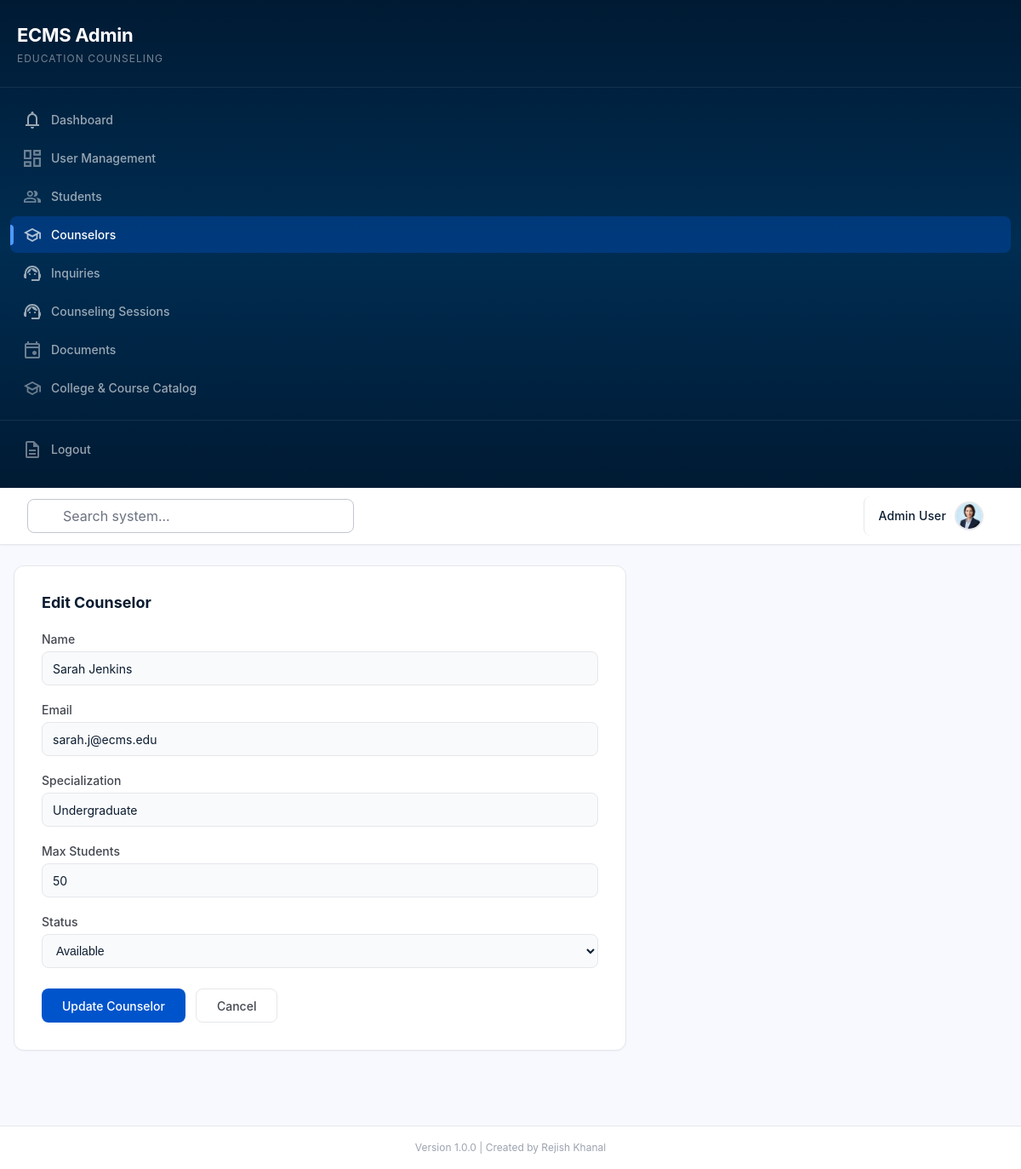
Page /admin/counselors/1/edit (signed in) on the committed database.
### tables this page shows
CREATE TABLE IF NOT EXISTS counselors (
    id INT AUTO_INCREMENT PRIMARY KEY,
    name VARCHAR(255) NOT NULL,
    email VARCHAR(255) UNIQUE NOT NULL,
    specialization VARCHAR(100),
    max_students INT DEFAULT 50,
    status ENUM('available', 'unavailable') DEFAULT 'available',
    created_at TIMESTAMP DEFAULT CURRENT_TIMESTAMP
);

### backend/controllers/CounselorController.php (called while the page is built, shortened)
<?php
require_once MODEL_PATH . '/Counselor.php';
class CounselorController extends Controller {
    private $counselorModel;
    public function __construct() {
        $this->counselorModel = new Counselor();
    }
    public function edit($id) {
        $counselor = $this->counselorModel->getById($id);
        $this->view('admin/counselors/edit', [
            'pageTitle' => 'Edit Counselor',
            'pageDescription' => 'Update counselor profile.',
            'currentPage' => 'counselors',
            'counselor' => $counselor,
        ]);
    }
}

### backend/core/Router.php (called while the page is built, shortened)
<?php
class Router {
    private $routes = [];
    public function get($path, $handler) {
        $this->routes['GET'][$path] = $handler;
        return $this;
    }
    public function post($path, $handler) {
        $this->routes['POST'][$path] = $handler;
        return $this;
    }
    public function dispatch() {
        $method = $_SERVER['REQUEST_METHOD'];
        $uri = parse_url($_SERVER['REQUEST_URI'], PHP_URL_PATH);
        $uri = rtrim($uri, '/') ?: '/';
        if (isset($this->routes[$method])) {
            foreach ($this->routes[$method] as $route => $handler) {
                $pattern = $this->convertToRegex($route);
                if (preg_match($pattern, $uri, $matches)) {
                    $params = array_filter($matches, 'is_string', ARRAY_FILTER_USE_KEY);
                    return $this->callHandler($handler, $params);
                }
            }
        }
    }
    private function convertToRegex($route) {
        $pattern = preg_replace('/\{([a-zA-Z_]+)\}/', '(?P<$1>[^/]+)', $route);
        return '#^' . $pattern . '$#';
    }
    private function callHandler($handler, $params) {
        if (is_array($handler)) {
            $controller = new $handler[0]();
            $method = $handler[1];
            return call_user_func_array([$controller, $method], $params);
        }
    }
}

### index.php (called while the page is built, shortened)
<?php
require_once BACKEND_PATH . '/core/Router.php';
require_once BACKEND_PATH . '/core/helpers.php';
require_once BACKEND_PATH . '/config/database.php';
require_once CONTROLLER_PATH . '/DashboardController.php';
require_once CONTROLLER_PATH . '/CounselorController.php';
$router = new Router();
$router->get('/', function() {
    redirect(url('/login'));
});
$router->get('/login', function() {
    if (isLoggedIn()) {
        redirectToDashboard();
    }
    require VIEW_PATH . '/auth/login.php';
});
$router->post('/login', function() {
    if (!verify_csrf()) {
        $_SESSION['error'] = 'Invalid session token. Please try again.';
        redirect(url('/login'));
    }
    $email = trim($_POST['email'] ?? '');
    $password = $_POST['password'] ?? '';
    $remember = !empty($_POST['remember']);
    $errors = [];
    if ($email === '') {
        $errors[] = 'Email address is required.';
    } elseif (!filter_var($email, FILTER_VALIDATE_EMAIL)) {
        $errors[] = 'Please enter a valid email address.';
    }
    if ($password === '') {
        $errors[] = 'Password is required.';
    }
    if ($errors) {
        $_SESSION['error'] = implode(' ', $errors);
        $_SESSION['old'] = ['email' => $email];
        redirect(url('/login'));
    }
    $db = getDB();
    $stmt = $db->prepare("SELECT * FROM users WHERE email = ? LIMIT 1");
    $stmt->execute([$email]);
    $user = $stmt->fetch();
    if (!$user || !password_verify($password, $user['password'])) {
        $_SESSION['error'] = 'Invalid email or password.';
        redirect(url('/login'));
    }
    if ($user['status'] !== 'active') {
        $_SESSION['error'] = 'Your account has been deactivated. Please contact an administrator.';
        redirect(url('/login'));
    }
    session_regenerate_id(true);
    $authUser = $user;
    unset($authUser['password']);
    $_SESSION['user_id'] = $user['id'];
    $_SESSION['user'] = $authUser;
    unset($_SESSION['old']);
    if ($remember) {
        setRememberCookie($user);
    }
    redirectToDashboard($user['role']);
});
$router->get('/logout', function() {
    clearRememberCookie();
    session_destroy();
    redirect(url('/login'));
});
$router->get('/register', function() {
    require VIEW_PATH . '/auth/student-registration.php';
});
$router->get('/admin/dashboard', ['DashboardController', 'index']);
$router->get('/student/dashboard', ['StudentController', 'dashboard']);
$router->get('/student/sessions', ['StudentController', 'sessions']);
$router->get('/student/documents', ['StudentController', 'documents']);
$router->post('/student/documents/{id}/submit', ['StudentController', 'submitDocument']);
$router->get('/student/inquiries', ['StudentController', 'inquiries']);
$router->post('/student/inquiries/store', ['StudentController', 'storeInquiry']);
$router->get('/student/profile', ['StudentController', 'profile']);
$router->post('/student/profile/update', ['StudentController', 'updateProfile']);
$router->get('/counselor/dashboard', ['CounselorController', 'dashboard']);
$router->get('/counselor/documents', ['CounselorController', 'documents']);
$router->get('/counselor/documents/assign', ['CounselorController', 'assignCreate']);
$router->post('/counselor/documents/assign/store', ['CounselorController', 'assignStore']);
$router->get('/admin/profile', ['DashboardController', 'profile']);
$router->post('/admin/profile/update', ['DashboardController', 'updateProfile']);
$router->get('/admin/students', ['StudentController', 'index']);
$router->get('/admin/students/create', ['StudentController', 'create']);
$router->post('/admin/students/store', ['StudentController', 'store']);
$router->get('/admin/students/{id}', ['StudentController', 'show']);
$router->get('/admin/students/{id}/edit', ['StudentController', 'edit']);
$router->post('/admin/students/{id}/update', ['StudentController', 'update']);
$router->post('/admin/students/{id}/delete', ['StudentController', 'destroy']);
$router->get('/admin/counselors', ['CounselorController', 'index']);
$router->get('/admin/counselors/create', ['CounselorController', 'create']);
$router->post('/admin/counselors/store', ['CounselorController', 'store']);
$router->get('/admin/counselors/{id}', ['CounselorController', 'show']);
$router->get('/admin/counselors/{id}/edit', ['CounselorController', 'edit']);
$router->post('/admin/counselors/{id}/update', ['CounselorController', 'update']);
$router->post('/admin/counselors/{id}/delete', ['CounselorController', 'destroy']);
$router->get('/admin/sessions', ['SessionController', 'index']);
$router->get('/admin/sessions/create', ['SessionController', 'create']);
$router->post('/admin/sessions/store', ['SessionController', 'store']);
$router->get('/admin/sessions/{id}', ['SessionController', 'show']);
$router->get('/admin/sessions/{id}/edit', ['SessionController', 'edit']);
$router->post('/admin/sessions/{id}/update', ['SessionController', 'update']);
$router->post('/admin/sessions/{id}/delete', ['SessionController', 'destroy']);
$router->get('/admin/documents', ['DocumentController', 'index']);
$router->get('/admin/documents/review-queue', ['DocumentController', 'reviewQueue']);
$router->post('/admin/documents/{id}/review', ['DocumentController', 'review']);
$router->get('/admin/documents/student/{student_id}', ['DocumentController', 'studentDocs']);
$router->get('/admin/documents/create', ['DocumentController', 'create']);
$router->post('/admin/documents/store', ['DocumentController', 'store']);
$router->get('/admin/documents/assign', ['DocumentController', 'assignCreate']);
$router->post('/admin/documents/assign/store', ['DocumentController', 'assignStore']);
$router->get('/admin/documents/{id}', ['DocumentController', 'show']);
$router->get('/admin/documents/{id}/edit', ['DocumentController', 'edit']);
$router->post('/admin/documents/{id}/update', ['DocumentController', 'update']);
$router->post('/admin/documents/{id}/delete', ['DocumentController', 'destroy']);
$router->get('/admin/inquiries', ['InquiryController', 'index']);
$router->get('/admin/inquiries/{id}', ['InquiryController', 'show']);
$router->post('/admin/inquiries/{id}/assign', ['InquiryController', 'assign']);
$router->post('/admin/inquiries/{id}/auto-assign', ['InquiryController', 'autoAssign']);
$router->post('/admin/inquiries/{id}/delete', ['InquiryController', 'destroy']);
$router->get('/admin/catalog', ['CatalogController', 'index']);
$router->get('/admin/catalog/college/create', ['CatalogController', 'collegeCreate']);
$router->post('/admin/catalog/college/store', ['CatalogController', 'collegeStore']);
$router->get('/admin/catalog/college/{id}/edit', ['CatalogController', 'collegeEdit']);
$router->post('/admin/catalog/college/{id}/update', ['CatalogController', 'collegeUpdate']);
$router->post('/admin/catalog/college/{id}/delete', ['CatalogController', 'collegeDelete']);
$router->get('/admin/catalog/course/create', ['CatalogController', 'courseCreate']);
$router->post('/admin/catalog/course/store', ['CatalogController', 'courseStore']);
$router->get('/admin/catalog/course/{id}/edit', ['CatalogController', 'courseEdit']);
$router->post('/admin/catalog/course/{id}/update', ['CatalogController', 'courseUpdate']);
$router->post('/admin/catalog/course/{id}/delete', ['CatalogController', 'courseDelete']);
$router->get('/admin/users', ['UserController', 'index']);
$router->get('/admin/users/create', ['UserController', 'create']);
$router->post('/admin/users/store', ['UserController', 'store']);
$router->get('/admin/users/{id}', ['UserController', 'show']);
$router->get('/admin/users/{id}/edit', ['UserController', 'edit']);
$router->post('/admin/users/{id}/update', ['UserController', 'update']);
$router->post('/admin/users/{id}/delete', ['UserController', 'destroy']);
$router->notFound(function() {
    http_response_code(404);
    require VIEW_PATH . '/errors/404.php';
});
$router->dispatch();

### backend/config/database.php (called while the page is built, shortened)
<?php
class Database {
    private static $instance = null;
    private $connection;
    private function __construct() {
        $this->host = getenv('DB_HOST');
        $this->port = getenv('DB_PORT');
        $this->dbname = getenv('DB_DATABASE');
        $this->username = getenv('DB_USERNAME');
        $this->password = getenv('DB_PASSWORD');
        try {
            $dsn = "mysql:host={$this->host};port={$this->port};dbname={$this->dbname};charset=utf8mb4";
            $this->connection = new PDO($dsn, $this->username, $this->password, [
                PDO::ATTR_ERRMODE => PDO::ERRMODE_EXCEPTION,
                PDO::ATTR_DEFAULT_FETCH_MODE => PDO::FETCH_ASSOC,
                PDO::ATTR_EMULATE_PREPARES => false
            ]);
        } catch (PDOException $e) {
            die("Database connection failed: " . $e->getMessage());
        }
    }
    public static function getInstance() {
        if (self::$instance === null) {
            self::$instance = new self();
        }
        return self::$instance;
    }
    public function getConnection() {
        return $this->connection;
    }
}
function getDB() {
    return Database::getInstance()->getConnection();
}

### backend/models/Counselor.php (called while the page is built, shortened)
<?php
class Counselor {
    private $db;
    private $table = 'counselors';
    public function __construct() {
        $this->db = getDB();
    }
    public function getById($id) {
        $stmt = $this->db->prepare("SELECT * FROM {$this->table} WHERE id = ?");
        $stmt->execute([$id]);
        return $stmt->fetch();
    }
}

### backend/core/helpers.php (called while the page is built, shortened)
<?php
function e($value) {
    return htmlspecialchars($value ?? '', ENT_QUOTES, 'UTF-8');
}
function url($path = '') {
    $base = rtrim(dirname($_SERVER['SCRIPT_NAME']), '/');
    return $base . '/' . ltrim($path, '/');
}

### backend/views/admin/counselors/edit.php (the view, shortened to what this page needs)
<div class="form-card">
    <h3>Edit Counselor</h3>
    <form method="POST" action="<?php echo url('/admin/counselors/' . $counselor['id'] . '/update'); ?>">
        <div class="form-group"><label>Name</label><input type="text" name="name" value="<?php echo e($counselor['name']); ?>" required></div>
        <div class="form-group"><label>Email</label><input type="email" name="email" value="<?php echo e($counselor['email']); ?>" required></div>
        <div class="form-group"><label>Specialization</label><input type="text" name="specialization" value="<?php echo e($counselor['specialization'] ?? ''); ?>" required></div>
        <div class="form-group"><label>Max Students</label><input type="number" name="max_students" value="<?php echo e($counselor['max_students'] ?? 50); ?>"></div>
        <div class="form-group">
            <label>Status</label>
            <select name="status">
                <option value="available" <?php echo ($counselor['status'] ?? '') === 'available' ? 'selected' : ''; ?>>Available</option>
            </select>
        </div>
        <div class="form-actions">
            <button type="submit" class="btn-primary">Update Counselor</button>
            <a href="<?php echo url('/admin/counselors'); ?>" class="btn-secondary">Cancel</a>
        </div>
    </form>
</div>
<?php $content = ob_get_clean(); include __DIR__ . '/../../layouts/admin-layout.php';

### frontend/assets/css/app.css (style rules this page uses)
:root { color-scheme: light; --page-bg: #f8f9ff; --surface: #ffffff; --surface-soft: #eff4ff; --border: #c3c6d0; --text: #0b1c30; --muted: #43474f; --subtle: #73777f; --sidebar-bg: #002549; --sidebar-active: #0054cb; --primary: #0054cb; --primary-ink: #fefcff; --success: #00423b; --success-ink: #13b8a6; --danger: #ba1a1a; --soft-chip: #e5eeff; --shadow: 0 1px 3px rgba(0, 0, 0, 0.05), 0 4px 6px rgba(0, 0, 0, 0.02); }
* { box-sizing: border-box; }
html, body { min-height: 100%; }
body { margin: 0; background: var(--page-bg); color: var(--text); font-family: Inter, "Segoe UI", Arial, sans-serif; }
button, input { font: inherit; }
button { border: 0; background: none; color: inherit; }
a { color: inherit; text-decoration: none; }
.dashboard-page { min-height: 100vh; }

### backend/views/admin/counselors/edit.php (style rules this page uses)
.form-card { background: #fff; border: 1px solid #e5e7eb; border-radius: 12px; padding: 32px; box-shadow: 0 1px 2px rgba(0,0,0,0.04); max-width: 720px; }
.form-card h3 { margin: 0 0 24px; font-size: 18px; font-weight: 700; color: #0b1c30; }
.form-group { margin-bottom: 20px; }
.form-group label { display: block; font-size: 14px; font-weight: 500; color: #43474f; margin-bottom: 6px; }
.form-group input, .form-group select { width: 100%; height: 40px; padding: 0 12px; border: 1px solid #e5e7eb; border-radius: 8px; font-size: 14px; color: #0b1c30; background: #f9fafb; }
.form-actions { display: flex; gap: 12px; margin-top: 24px; }
.btn-primary { display: inline-flex; align-items: center; height: 40px; padding: 0 24px; border-radius: 8px; background: #0054cb; color: #fff; font-size: 14px; font-weight: 500; border: none; cursor: pointer; }
.btn-secondary { display: inline-flex; align-items: center; height: 40px; padding: 0 24px; border-radius: 8px; background: #fff; color: #43474f; border: 1px solid #e5e7eb; font-size: 14px; font-weight: 500; text-decoration: none; }

### rows in the picture
counselors: name "Sarah Jenkins", email "sarah.j@ecms.edu", specialization "Undergraduate", max_students "50", status "Available"

### other values in the picture
$item['label'] "Dashboard"
$item['label'] "User Management"
$item['label'] "Students"
$item['label'] "Counselors"
$item['label'] "Inquiries"
$item['label'] "Counseling Sessions"
$item['label'] "Documents"
$item['label'] "College & Course Catalog"
$_SESSION['user']['name'] "Admin User"
